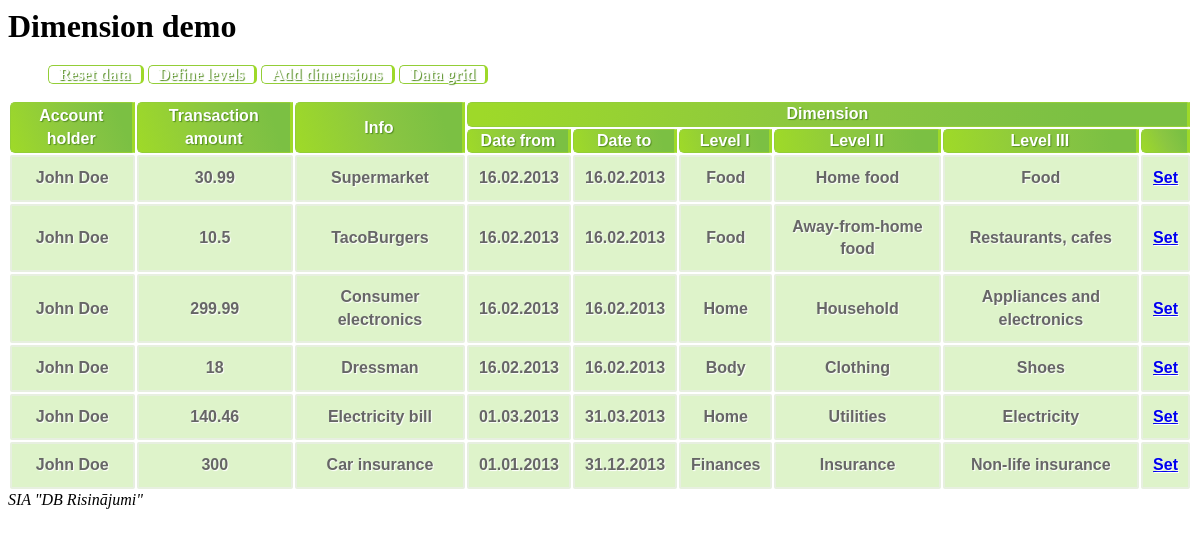
Page /demo/split.php on the committed database.
### tables this page shows
CREATE TABLE `dim_sample_bank_trans` (
  `id` int(11) NOT NULL AUTO_INCREMENT,
  `acc_holder` varchar(255) DEFAULT NULL,
  `balance` double DEFAULT NULL,
  `amount` double DEFAULT NULL,
  `message` text,
  PRIMARY KEY (`id`)
);

CREATE TABLE `dim_data` (
  `id` int(11) NOT NULL AUTO_INCREMENT,
  `table_id` int(11) DEFAULT NULL,
  `record_id` int(11) DEFAULT NULL,
  `l1_id` int(11) DEFAULT NULL,
  `l2_id` int(11) DEFAULT NULL,
  `l3_id` int(11) DEFAULT NULL,
  `amt` decimal(10,0) DEFAULT NULL,
  `date_from` datetime DEFAULT NULL,
  `date_to` datetime DEFAULT NULL,
  PRIMARY KEY (`id`)
);

CREATE TABLE `dim_l1` (
  `id` int(11) NOT NULL AUTO_INCREMENT,
  `dim_id` int(11) DEFAULT NULL,
  `code` varchar(32) DEFAULT NULL,
  `label` varchar(255) DEFAULT NULL,
  `hidden` tinyint(1) DEFAULT NULL,
  PRIMARY KEY (`id`)
);

CREATE TABLE `dim_l2` (
  `id` int(11) NOT NULL AUTO_INCREMENT,
  `l1_id` int(11) DEFAULT NULL,
  `dim_id` int(11) DEFAULT NULL,
  `code` varchar(32) DEFAULT NULL,
  `label` varchar(255) DEFAULT NULL,
  `hidden` tinyint(1) DEFAULT NULL,
  PRIMARY KEY (`id`)
);

CREATE TABLE `dim_l3` (
  `id` int(11) NOT NULL AUTO_INCREMENT,
  `l2_id` int(11) DEFAULT NULL,
  `dim_id` int(11) DEFAULT NULL,
  `code` varchar(32) DEFAULT NULL,
  `label` varchar(255) DEFAULT NULL,
  `hidden` tinyint(1) DEFAULT NULL,
  `levels_table_id` tinyint(4) DEFAULT NULL,
  PRIMARY KEY (`id`)
);

### src/DBRisinajumi/Dimensions/DimAutoload.php (called while the page is built, shortened)
<?php
class DimAutoload
{
    public static function load($class_name)
    {
        $sFile = dirname(dirname(dirname(__FILE__))).'/'.str_replace('\\', '/', $class_name).'.php';
        if (file_exists($sFile)) {
            return true;
        }
        return false;
    }
}

### src/DBRisinajumi/Dimensions/Data.php (called while the page is built, shortened)
<?php
class Data extends \DBRisinajumi\Dimensions\ADimension
{
    public function __construct(\mysqli $Database, Period $oPeriod)
    {
        $this->db = $Database;
    }
    public function getDimData($nTableId, $nRecordId)
    {
        $sSql = "
            SELECT
              dim_data.id,
              `table_id`,
              `record_id`,
              dim_data.l1_id,
              dim_data.l2_id,
              dim_data.l3_id,
              `amt`,
              `date_from`,
              `date_to`,
              dim_l1.code l1_code,
              dim_l2.code l2_code,
              dim_l3.code l3_code
            FROM
              dim_data
              LEFT OUTER JOIN dim_l1
                ON dim_data.l1_id = dim_l1.id
              LEFT OUTER JOIN dim_l2
                ON dim_data.l2_id = dim_l2.id
              LEFT OUTER JOIN dim_l3
                ON dim_data.l3_id = dim_l3.id
            WHERE
                dim_data.record_id = {$this->db->escape_string($nRecordId)} AND
                dim_data.table_id = {$this->db->escape_string($nTableId)}
        ";
        $q = $this->db->query($sSql) or error_log($this->db->error);
        return $q->fetch_assoc();
    }
    public function getUserDateFormat($sFormatType = 'php')
    {
        if ($sFormatType == 'php') {
            return  str_replace('%', '', $this->sUserDateFormat);
        }
        return $this->sUserDateFormat;
    }
}

### src/DBRisinajumi/Dimensions/Table.php (called while the page is built, shortened)
<?php
class Table extends \DBRisinajumi\Dimensions\ADimension
{
    public function __construct(\mysqli $Database)
    {
        $this->db = $Database;
    }
    public function getTableIdByName($sTableName)
    {
        $sSql = "SELECT
            id
        FROM
            dim_table
        WHERE
            table_name = '{$this->db->escape_string($sTableName)}'";
        $q = $this->db->query($sSql);
        $row = $q->fetch_assoc();
        return $row['id'];
    }
}

### demo/split.php (the view, shortened to what this page needs)
<?php
require 'views/header.php';
?>
<table class="dim_table">
    <tr>
        <th rowspan="2">Account holder</th>
        <th rowspan="2">Transaction amount</th>
        <th rowspan="2">Info</th>
        <th colspan="6">Dimension</th>
    </tr>
    <tr>
        <th>Date from</th>
        <th>Date to</th>
        <th>Level I</th>
        <th>Level II</th>
        <th>Level III</th>
        <th></th>
    </tr>
<?php
require 'init.php';
$oPeriod = new Period($Database);
$oPeriod->setPeriodType('monthly');
$oData = new Data($Database, $oPeriod);
$oTable = new \DBRisinajumi\Dimensions\Table($Database);
$nTableId = $oTable->getTableIdByName('dim_sample_bank_trans');
$sSql = "SELECT id, acc_holder, amount, message FROM dim_sample_bank_trans";
$q = $Database->query($sSql);
while ($row = $q->fetch_assoc()) {
    $aDimData = $oData->getDimData($nTableId, $row['id']);
    $sDateFrom = $sDateTo = '';
    if (!empty($aDimData['date_from'])) {
        $sDateFrom = date($oData->getUserDateFormat(), strtotime($aDimData['date_from']));
    }
    if (!empty($aDimData['date_to'])) {
        $sDateTo = date($oData->getUserDateFormat(), strtotime($aDimData['date_to']));
    }
    echo "<tr>
        <td>" . $row['acc_holder'] . "</td>
        <td>" . $row['amount'] . "</td>
        <td>" . $row['message'] . "</td>
        <td>" . $sDateFrom . "</td>
        <td>" . $sDateTo . "</td>
        <td>" . $aDimData['l1_code'] . "</td>
        <td>" . $aDimData['l2_code'] . "</td>
        <td>" . $aDimData['l3_code'] . "</td>
            ";
?>
    <td>
        <a href="split_popup.php?table_id=<?= $nTableId ?>&amp;record_id=<?= $row['id'] ?>&amp;amt=<?= $row['amount'] ?>"
           onclick="return popitup('split_popup.php?table_id=<?= $nTableId ?>&amp;record_id=<?= $row['id'] ?>&amp;amt=<?= $row['amount'] ?>')">Set</a>
    </td></tr>
<?php
}
?>
</table>
<?php
require 'views/footer.php';

### demo/css/style.css (style rules this page uses)
table.dim_table { font-family: "Trebuchet MS", sans-serif; font-size: 16px; font-weight: bold; line-height: 1.4em; font-style: normal; border-collapse:separate; }
.dim_table tbody th { color:#fff; text-shadow:1px 1px 1px #568F23; background-color:#9DD929; border:1px solid #93CE37; border-right:3px solid #9ED929; padding:0px 10px; background:-webkit-gradient( linear, left bottom, right top, color-stop(0.02, rgb(158,217,41)), color-stop(0.51, rgb(139,198,66)), color-stop(0.87, rgb(123,192,67)) ); background: -moz-linear-gradient( left bottom, rgb(158,217,41) 2%, rgb(139,198,66) 51%, rgb(123,192,67) 87% ); -moz-border-radius:5px 0px 0px 5px; -webkit-border-top-left-radius:5px; -webkit-border-bottom-left-radius:5px; border-top-left-radius:5px; border-bottom-left-radius:5px; }
.dim_table tbody td { padding:10px; text-align:center; background-color:#DEF3CA; border: 2px solid #E7EFE0; -moz-border-radius:2px; -webkit-border-radius:2px; border-radius:2px; color:#666; text-shadow:1px 1px 1px #fff; }

### rows in the picture
dim_sample_bank_trans: acc_holder "John Doe", amount "30.99", message "Supermarket", dim_data.date_from "16.02.2013", dim_data.date_to "16.02.2013", dim_l1.code "Food", dim_l2.code "Home food", dim_l3.code "Food"
dim_sample_bank_trans: acc_holder "John Doe", amount "10.5", message "TacoBurgers", dim_data.date_from "16.02.2013", dim_data.date_to "16.02.2013", dim_l1.code "Food", dim_l2.code "Away-from-home food", dim_l3.code "Restaurants, cafes"
dim_sample_bank_trans: acc_holder "John Doe", amount "299.99", message "Consumer electronics", dim_data.date_from "16.02.2013", dim_data.date_to "16.02.2013", dim_l1.code "Home", dim_l2.code "Household", dim_l3.code "Appliances and electronics"
dim_sample_bank_trans: acc_holder "John Doe", amount "18", message "Dressman", dim_data.date_from "16.02.2013", dim_data.date_to "16.02.2013", dim_l1.code "Body", dim_l2.code "Clothing", dim_l3.code "Shoes"
dim_sample_bank_trans: acc_holder "John Doe", amount "140.46", message "Electricity bill", dim_data.date_from "01.03.2013", dim_data.date_to "31.03.2013", dim_l1.code "Home", dim_l2.code "Utilities", dim_l3.code "Electricity"
dim_sample_bank_trans: acc_holder "John Doe", amount "300", message "Car insurance", dim_data.date_from "01.01.2013", dim_data.date_to "31.12.2013", dim_l1.code "Finances", dim_l2.code "Insurance", dim_l3.code "Non-life insurance"
